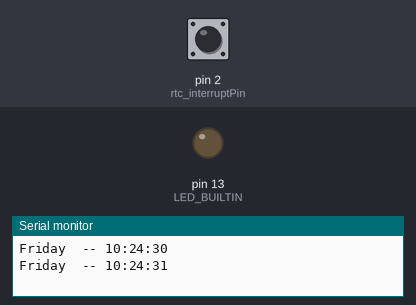
Recording of a sketch running on a simulated Arduino Uno, built with avr-gcc and run on an emulated ATmega328P. Parts: output pins drawn as LEDs (lit = HIGH), the last lines printed to the serial monitor. The test bench sets the inputs (shaded band); at power-on: pin 2 (rtc_interruptPin) HIGH. The local clock reads 2024-03-15 10:24:30 at power-on unless the sketch sets it.

Above: at 1.2 s.
1.3 s: pin 2 (rtc_interruptPin) pulled LOW for 0.15 s
At 2.1 s:
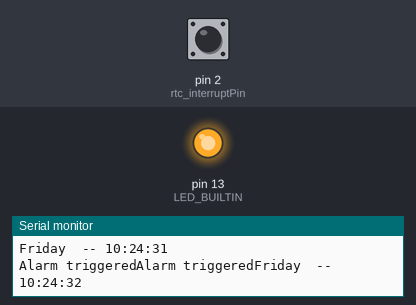
2.9 s: pin 2 (rtc_interruptPin) pulled LOW for 1 s
5.4 s: pin 2 (rtc_interruptPin) driven LOW
6.9 s: pin 2 (rtc_interruptPin) pulsed HIGH 2 times (0.12 s each, 0.3 s apart)
Timing chart, 0 to 9.9 s (numbered marks = the images above; inputs shaded):
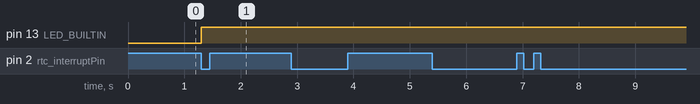

The sketch:

sketch_may10a.ino
```cpp
// (licence header left out)
#include <DS3231.h>

// Init the DS3231 using the hardware interface
DS3231  rtc(SDA, SCL);
const byte rtc_interruptPin = 2;
void setup()
{
  // Setup Serial connection
  Serial.begin(115200);
  pinMode(rtc_interruptPin, INPUT_PULLUP);
  pinMode(LED_BUILTIN, OUTPUT);
  // Uncomment the next line if you are using an Arduino Leonardo
  //while (!Serial) {}

  // Initialize the rtc object
  rtc.begin();
  attachInterrupt(digitalPinToInterrupt(rtc_interruptPin), Isr_Vect, HIGH);
  rtc.clearINTStatus();
  // The following lines can be uncommented to set the date and time
  //rtc.setDOW(THURSDAY);     // Set Day-of-Week to SUNDAY
  //rtc.setTime(12, 50, 0);     // Set the time to 12:00:00 (24hr format)
 // rtc.setDate(5, 10, 2018);   // Set the date to January 1st, 2014
 rtc.enableInterrupts(14,18, 0);
}

void loop()
{
  // Send Day-of-Week
  rtc.clearINTStatus();
  Serial.print(rtc.getDOWStr());
  Serial.print(" ");
//rtc.enableInterrupts(14,16, 0);
  // Send date
 // Serial.print(rtc.getDateStr());
 Serial.print(" -- ");

  // Send time
  Serial.println(rtc.getTimeStr());

  // Wait one second before repeating :)
  delay (1000);
}
void Isr_Vect() {
Serial.print("Alarm triggered");
 digitalWrite(LED_BUILTIN, HIGH);   // turn the LED on (HIGH is the voltage level)


}
```

Measured:
- after the input at 1.3 s, pin 13 (LED_BUILTIN): LOW → HIGH at once
